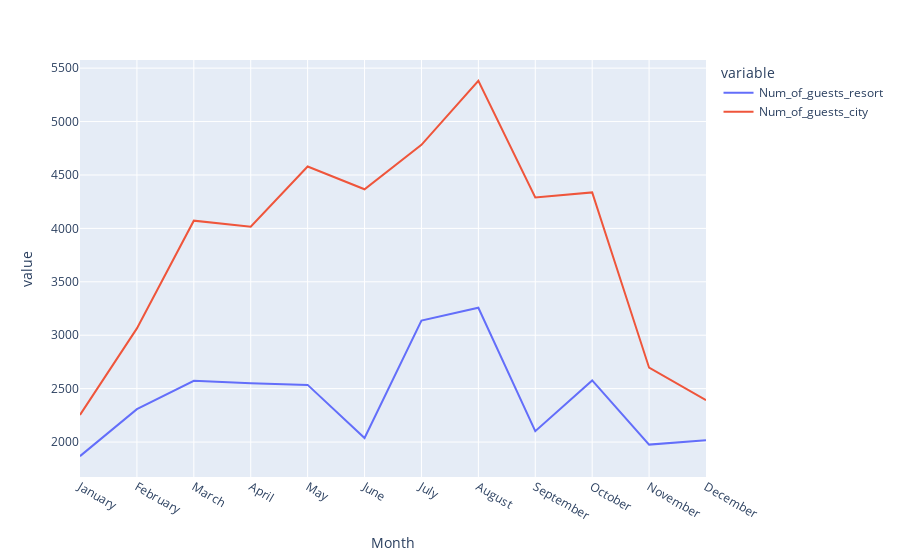

The cell this chart's notebook holds for it:
### Code cell
px.line(final_rush,x='Month',y=['Num_of_guests_resort','Num_of_guests_city'])

### Figure 1 — Plotly figure (JSON) as saved in the notebook; plotly's stock layout.template omitted (floating-point values rounded to 4 significant figures)
{"data": [{"hovertemplate": "variable=Num_of_guests_resort<br>Month=%{x}<br>value=%{y}<extra></extra>", "legendgroup": "Num_of_guests_resort", "line": {"color": "#636efa", "dash": "solid"}, "marker": {"symbol": "circle"}, "mode": "lines", "name": "Num_of_guests_resort", "orientation": "v", "showlegend": true, "type": "scatter", "x": ["January", "February", "March", "April", "May", "June", "July", "August", "September", "October", "November", "December"], "xaxis": "x", "y": [1868, 2308, 2573, 2550, 2535, 2038, 3137, 3257, 2102, 2577, 1976, 2017], "yaxis": "y"}, {"hovertemplate": "variable=Num_of_guests_city<br>Month=%{x}<br>value=%{y}<extra></extra>", "legendgroup": "Num_of_guests_city", "line": {"color": "#EF553B", "dash": "solid"}, "marker": {"symbol": "circle"}, "mode": "lines", "name": "Num_of_guests_city", "orientation": "v", "showlegend": true, "type": "scatter", "x": ["January", "February", "March", "April", "May", "June", "July", "August", "September", "October", "November", "December"], "xaxis": "x", "y": [2254, 3064, 4072, 4015, 4579, 4366, 4782, 5381, 4290, 4337, 2696, 2392], "yaxis": "y"}], "layout": {"legend": {"title": {"text": "variable"}, "tracegroupgap": 0}, "margin": {"t": 60}, "xaxis": {"anchor": "y", "domain": [0, 1], "title": {"text": "Month"}}, "yaxis": {"anchor": "x", "domain": [0, 1], "title": {"text": "value"}}}}
